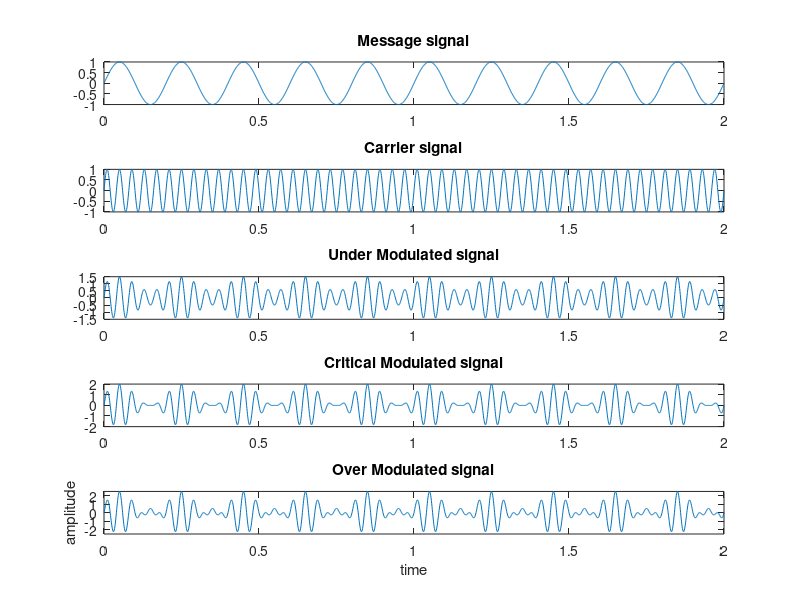

Write MATLAB code to recreate this figure.
clc; 
clear all; 
close all;  
t=[0:0.001:2]; 
f1=5; m=sin(2*pi*f1*t); 
subplot(5,1,1); 
plot(t,m); title('Message signal'); 
f2=25; c=sin(2*pi*f2*t); 
subplot(5,1,2); 
plot(t,c); title('Carrier signal'); 
m1=0.5; 
s1=(1+(m1*m)).*c; 
subplot(5,1,3); 
plot(t,s1); title('Under Modulated signal'); 
m2=1; 
s2=(1+(m2*m)).*c; 
subplot(5,1,4); 
plot(t,s2); title('Critical Modulated signal'); 
m3=1.5; 
s3=(1+(m3*m)).*c; 
subplot(5,1,5); 
plot(t,s3); title('Over Modulated signal'); 
xlabel('time'); 
ylabel('amplitude'); 
axis([0,2,-2.5,2.5]);